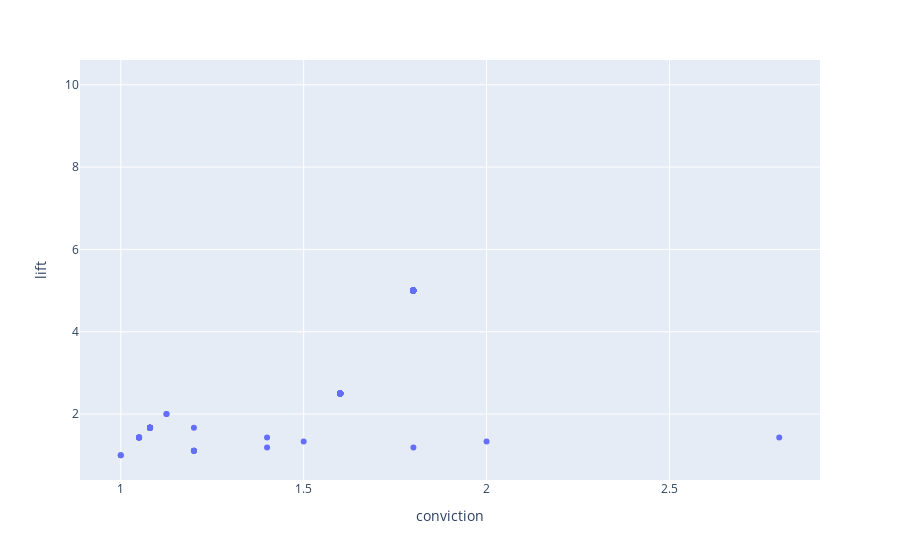

Source (notebook cell):
### Code cell
px.scatter(df_asso_rules.iloc[:,2:],x='conviction',y='lift')

### Figure 1 — Plotly figure (JSON) as saved in the notebook; plotly's stock layout.template omitted (floating-point values rounded to 4 significant figures; data arrays with more than 128 entries replaced by an {"elided": "..."} marker saying what was removed)
{"data": [{"hovertemplate": "conviction=%{x}<br>lift=%{y}<extra></extra>", "legendgroup": "", "marker": {"color": "#636efa", "symbol": "circle"}, "mode": "markers", "name": "", "orientation": "v", "showlegend": false, "type": "scatter", "x": {"elided": "208 float values"}, "xaxis": "x", "y": {"elided": "208 float values"}, "yaxis": "y"}], "layout": {"legend": {"tracegroupgap": 0}, "margin": {"t": 60}, "xaxis": {"anchor": "y", "domain": [0, 1], "title": {"text": "conviction"}}, "yaxis": {"anchor": "x", "domain": [0, 1], "title": {"text": "lift"}}}}
